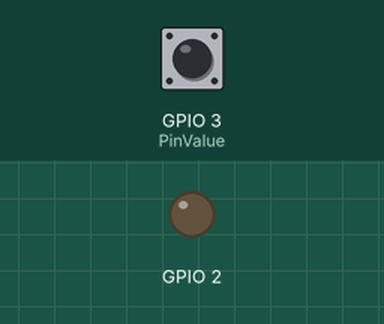
A program run on a simulated Raspberry Pi (BCM pin numbers). Parts: output pins drawn as LEDs (lit = HIGH). Inputs (shaded band) come from the test bench; at power-on: GPIO 3 (PinValue) HIGH.

Above: at 1.2 s.
1.3 s: GPIO 3 (PinValue) pulled LOW for 0.15 s
At 1.5 s:
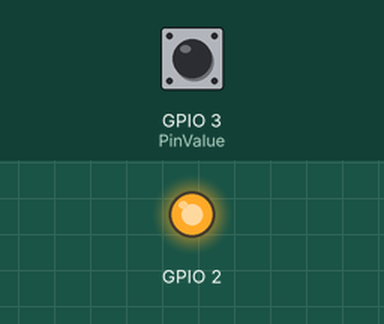
3.1 s: GPIO 3 (PinValue) pulled LOW for 3.2 s
At 7.4 s:
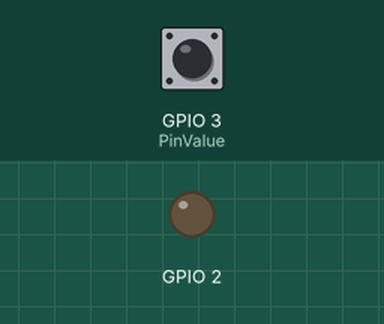
Timing chart, 0 to 8.9 s (numbered marks = the images above; inputs shaded):
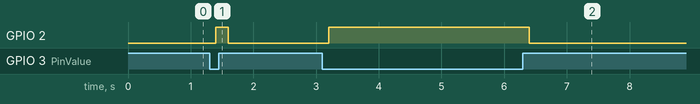

The program:

lab5.py
```python
import RPi.GPIO as GPIO
import time
GPIO.setmode(GPIO.BCM)
GPIO.setup(2,GPIO.OUT)
GPIO.setup(3,GPIO.IN,pull_up_down=GPIO.PUD_UP)
while True:
	PinValue=GPIO.input(3)
	time.sleep(0.1)
	if PinValue==0:
		GPIO.output(2,GPIO.HIGH)
	else:
		GPIO.output(2,GPIO.LOW)
```

Measured:
- after the input at 1.3 s, GPIO 2: LOW → HIGH after 0.10 s, → LOW 0.20 s later
- after the input at 3.1 s, GPIO 2: LOW → HIGH after 0.10 s, → LOW 3.2 s later
